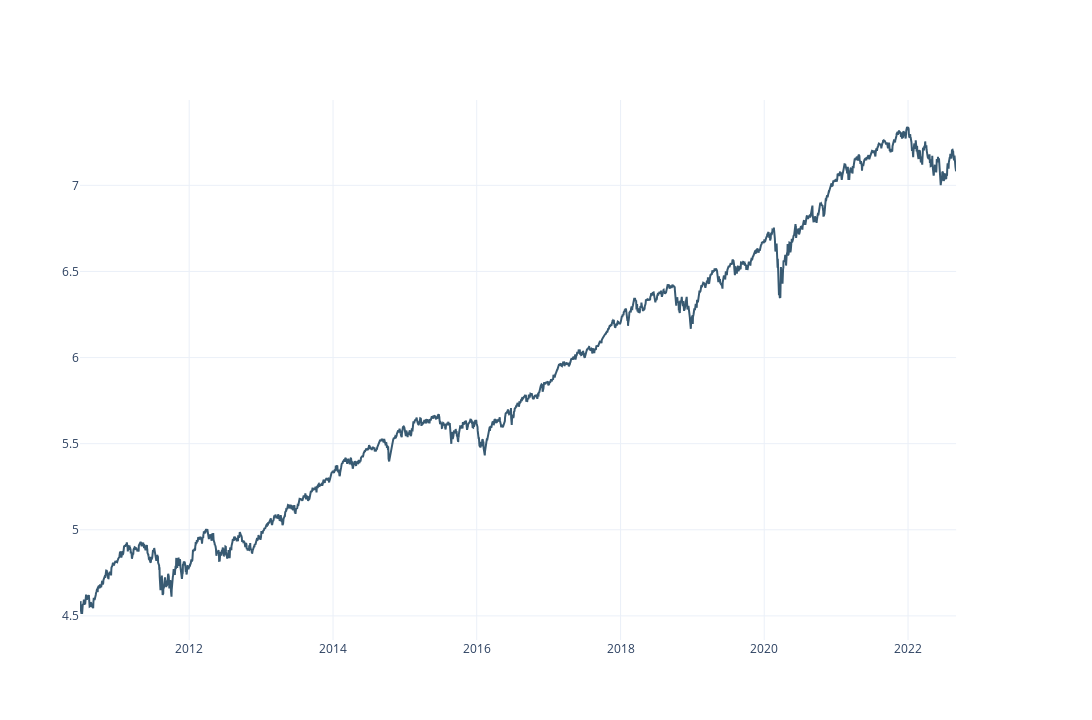

Write notebook code for a chart like this one.
### Code cell
# As a starting point, let's create interactive chart using plotly, so that dates corresponding to bear markets could be easily extracted.

import plotly.graph_objects as go
from plotly.subplots import make_subplots

index = df.Index
dates = df.Date

labels_freq = np.arange(0, len(index), 21 * 3)

labels = []
for i in labels_freq:
    date = dates[i]
    date = datetime.datetime.strptime(date, "%Y-%m-%d")
    date = datetime.datetime.strftime(date, "%b'%y")
    labels.append(date)


fig = make_subplots(specs=[[{"secondary_y": True}]])
fig.update_layout(template="plotly_white", width=1440, height=720)

fig.add_trace(go.Line(x=dates, y=index, name="Index", line=dict(color="#385A72")))

### Figure 1 — Plotly figure (JSON) as saved in the notebook; plotly's stock layout.template omitted (floating-point values rounded to 4 significant figures; data arrays with more than 128 entries replaced by an {"elided": "..."} marker saying what was removed)
{"data": [{"line": {"color": "#385A72"}, "name": "Index", "type": "scatter", "x": {"elided": "3070 str values"}, "y": {"elided": "3070 float values"}}], "layout": {"height": 720, "width": 1440, "xaxis": {"anchor": "y", "domain": [0, 0.94]}, "yaxis": {"anchor": "x", "domain": [0, 1]}, "yaxis2": {"anchor": "x", "overlaying": "y", "side": "right"}}}
